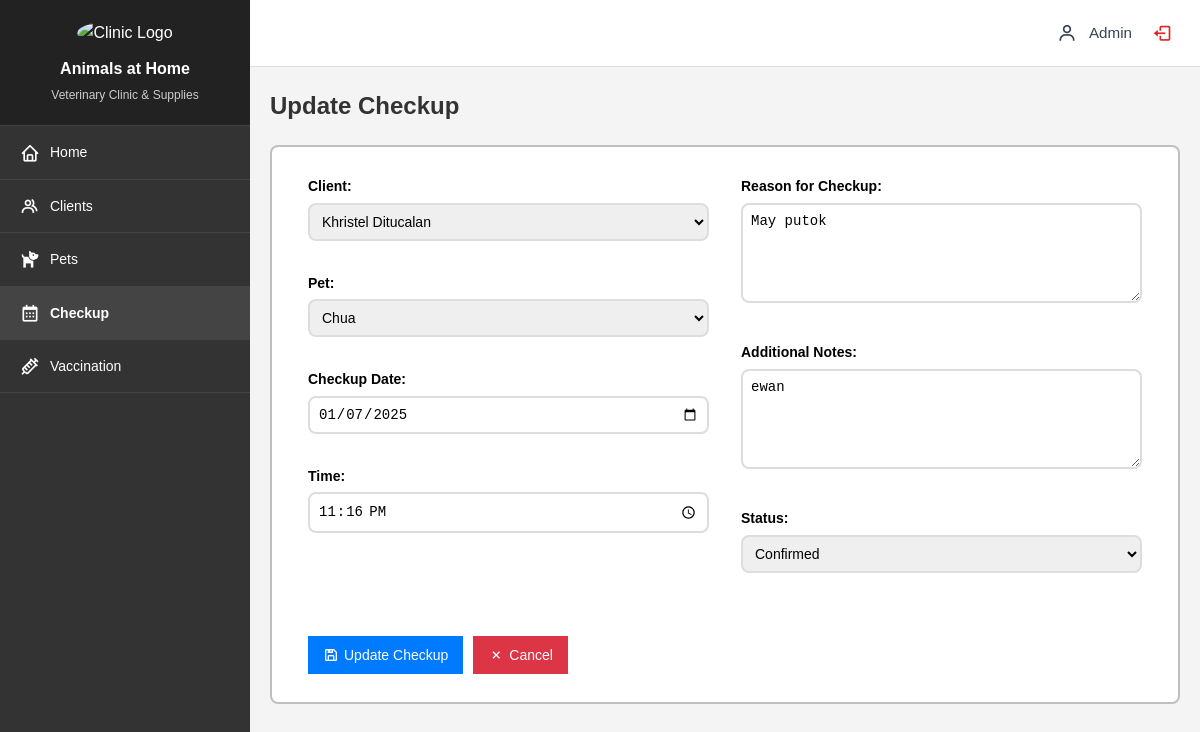
The app's page /appointments/update.php?id=9 (signed in) with its own data.
### tables this page shows
CREATE TABLE `checkup_test` (
  `id` int(11) NOT NULL,
  `clientid` int(11) NOT NULL,
  `petid` int(11) NOT NULL,
  `appointment_date` datetime NOT NULL,
  `reason` text NOT NULL,
  `notes` text DEFAULT NULL,
  `status` enum('Scheduled','Confirmed','Completed','Cancelled') NOT NULL DEFAULT 'Scheduled',
  `created_at` timestamp NOT NULL DEFAULT current_timestamp()
);

CREATE TABLE `pet_info` (
  `id` int(6) NOT NULL,
  `pet_type` varchar(20) DEFAULT NULL,
  `pet_breed` varchar(20) DEFAULT NULL,
  `pet_name` varchar(20) DEFAULT NULL,
  `pet_gender` varchar(20) DEFAULT NULL,
  `pet_color` varchar(20) DEFAULT NULL,
  `dob` datetime DEFAULT NULL,
  `age` varchar(20) DEFAULT NULL,
  `weight` varchar(20) DEFAULT NULL,
  `med_history` varchar(50) DEFAULT NULL,
  `reg_date` datetime DEFAULT current_timestamp()
);

### appointments/update.php (the view, shortened to what this page needs)
<?php
require_once '../config/database.php';
$id = isset($_GET['id']) ? $_GET['id'] : 0;
$result = $mysqli->query("SELECT * FROM checkup_test WHERE id = $id");
$appointment = $result->fetch_assoc();
$clients = $mysqli->query("SELECT id, CONCAT(fname, ' ', lname) as name FROM client_info ORDER BY lname, fname");
$pets = $mysqli->query("SELECT id, pet_name FROM pet_info ORDER BY pet_name");
$date = date('Y-m-d', strtotime($appointment['appointment_date']));
$time = date('H:i', strtotime($appointment['appointment_date']));
?>
<!DOCTYPE html>
<html lang="en">
<head>
  <link href='https://unpkg.com/boxicons@2.1.4/css/boxicons.min.css' rel='stylesheet'>
  <link rel="stylesheet" href="../css/style.css">
</head>
<body>
  <div class="wrapper">
    <nav id="sidebar">
      <div class="sidebar-header">
        <img src="../images/aah-logo.jpg" alt="Clinic Logo" class="logo">
        <div class="clinic-info">
          <h3>Animals at Home</h3>
          <p>Veterinary Clinic & Supplies</p>
        </div>
      </div>
      <ul class="nav-links">
        <li>
          <a href="../index.php">
            <i class='bx bx-home'></i>
            <span>Home</span>
          </a>
        </li>
        <li>
          <a href="../clients/index.php">
            <i class='bx bx-group'></i>
            <span>Clients</span>
          </a>
        </li>
        <li>
          <a href="../pets/index.php">
            <i class='bx bxs-dog'></i>
            <span>Pets</span>
          </a>
        </li>
        <li class="active">
          <a href="index.php">
            <i class='bx bx-calendar'></i>
            <span>Checkup</span>
          </a>
        </li>
        <li>
          <a href="../vaccination/index.php">
            <i class='bx bx-injection'></i>
            <span>Vaccination</span>
          </a>
        </li>
      </ul>
    </nav>
    <div id="content">
      <header>
        <div class="user-menu">
          <i class='bx bx-user'></i>
          <span>Admin</span>
          <a href="../logout.php" class="btn-logout" title="Logout">
            <i class='bx bx-log-out'></i>
          </a>
        </div>
      </header>
      <main>
        <div class="content-header">
          <h1>Update Checkup</h1>
        </div>
        <div class="form-container">
          <form method="POST" class="crud-form two-columns">
            <div class="form-column">
              <div class="form-group">
                <label>Client:</label>
                <select name="client_id" required>
                  <?php while ($client = $clients->fetch_assoc()): ?>
                    <option value="<?php echo $client['id']; ?>" <?php echo $client['id'] == $appointment['clientid'] ? 'selected' : ''; ?>>
                      <?php echo $client['name']; ?>
                    </option>
                  <?php endwhile; ?>
                </select>
              </div>
              <div class="form-group">
                <label>Pet:</label>
                <select name="pet_id" required>
                  <?php while ($pet = $pets->fetch_assoc()): ?>
                    <option value="<?php echo $pet['id']; ?>" <?php echo $pet['id'] == $appointment['petid'] ? 'selected' : ''; ?>>
                      <?php echo $pet['pet_name']; ?>
                    </option>
                  <?php endwhile; ?>
                </select>
              </div>
              <div class="form-group">
                <label>Checkup Date:</label>
                <input type="date" name="appointment_date" value="<?php echo $date; ?>" required>
              </div>
              <div class="form-group">
                <label>Time:</label>
                <input type="time" name="appointment_time" value="<?php echo $time; ?>" required>
              </div>
            </div>
            <div class="form-column">
              <div class="form-group">
                <label>Reason for Checkup:</label>
                <textarea name="reason" required><?php echo $appointment['reason']; ?></textarea>
              </div>
              <div class="form-group">
                <label>Additional Notes:</label>
                <textarea name="notes"><?php echo $appointment['notes']; ?></textarea>
              </div>
              <div class="form-group">
                <label>Status:</label>
                <select name="status" required>
                  <option value="Confirmed" <?php echo $appointment['status'] == 'Confirmed' ? 'selected' : ''; ?>>Confirmed</option>
                </select>
              </div>
            </div>
            <div class="form-actions full-width">
              <button type="submit" class="btn-submit">
                <i class='bx bx-save'></i>
                <span>Update Checkup</span>
              </button>
              <a href="index.php" class="btn-cancel">
                <i class='bx bx-x'></i>
                <span>Cancel</span>
              </a>
            </div>
          </form>
        </div>
      </main>
    </div>
  </div>
</body>
</html>

### css/style.css (style rules this page uses)
* { margin: 0; padding: 0; box-sizing: border-box; }
body { font-family: Helvetica, sans-serif; line-height: 1.6; background: #f4f4f4; }
.wrapper { display: flex; min-height: 100vh; }
#sidebar { width: 250px; background: #333; color: #fff; }
.sidebar-header { padding: 20px; text-align: center; background: #222; border-bottom: 1px solid #444; }
.logo { width: 80px; margin-bottom: 10px; border-radius: 50%; }
.clinic-info h3 { font-size: 16px; margin-bottom: 5px; }
.clinic-info p { font-size: 12px; color: #ccc; }
.nav-links { list-style: none; }
.nav-links li a { display: flex; align-items: center; padding: 15px 20px; color: #fff; text-decoration: none; font-size: 14px; border-bottom: 1px solid #444; }
.nav-links li a i { margin-right: 10px; font-size: 20px; }
.nav-links li.active a { background: #444; font-weight: bold; }
#content { flex: 1; background: #f4f4f4; }
header { background: #fff; padding: 15px 20px; border-bottom: 1px solid #ddd; display: flex; justify-content: flex-end; }
.user-menu { display: flex; align-items: center; gap: 0.75rem; color: #374151; }
.user-menu i { font-size: 1.25rem; }
.user-menu span { font-size: 0.95rem; font-weight: 500; }
.btn-logout { color: #dc2626; padding: 0.5rem; border-radius: 6px; transition: all 0.2s ease; display: flex; align-items: center; text-decoration: none; }
main { padding: 20px; }
.content-header { display: flex; justify-content: space-between; align-items: center; margin-bottom: 20px; }
.content-header h1 { font-size: 24px; color: #333; }
.btn-add, .btn-search, .btn-clear, .btn-submit, .btn-cancel { padding: 8px 15px; border: none; cursor: pointer; font-size: 14px; text-decoration: none; color: #fff; display: flex; align-items: center; gap: 5px; }
.btn-add i, .btn-search i, .btn-clear i, .btn-submit i, .btn-cancel i { font-size: 16px; }
.btn-submit { background: #007bff; }
.btn-cancel { background: #dc3545; }
.form-container { background: #fff; padding: 20px; border: 2px solid rgba(0, 0, 0, 0.25); border-radius: 8px; }
.form-container form { padding: 8px 16px; }
.crud-form { display: grid; grid-template-columns: 1fr 1fr; gap: 2rem; }
.form-group { margin-bottom: 15px; }
.form-group label { display: block; margin-bottom: 5px; font-weight: bold; font-size: 14px; }
.form-group input, .form-group textarea, .form-group select { width: 100%; padding: 8px; border: 2px solid #ddd; border-radius: 8px; font-size: 14px; }
.form-group textarea { height: 100px; resize: vertical; }
.form-actions { display: flex; gap: 10px; margin-top: 20px; }
.form-column { display: flex; flex-direction: column; gap: 1rem; }
.form-actions.full-width { grid-column: 1 / -1; margin-top: 1rem; }

### records on screen
checkup_test: client_id "Khristel Ditucalan", pet_id "Chua", appointment_date "01/07/2025", appointment_time "23:16", reason "May putok", notes "ewan", status "Confirmed"
